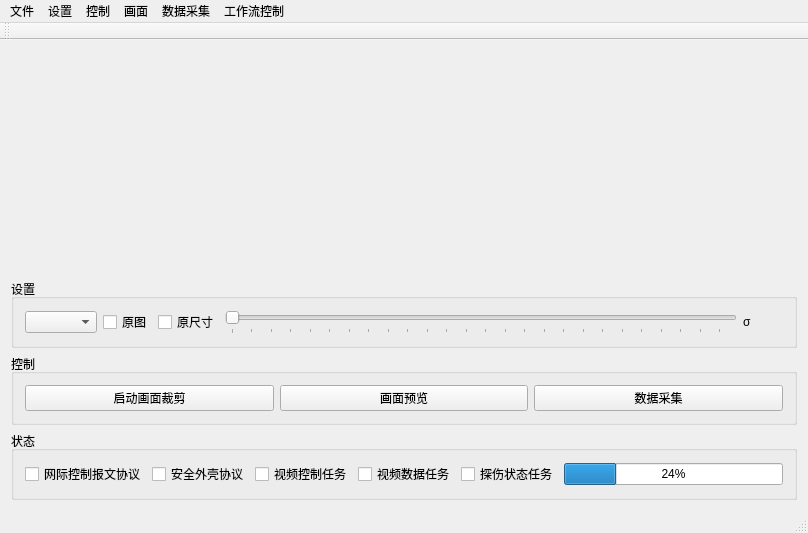
<?xml version="1.0" encoding="UTF-8"?>
<ui version="4.0">
 <class>MainWindow</class>
 <widget class="QMainWindow" name="MainWindow">
  <property name="geometry">
   <rect>
    <x>0</x>
    <y>0</y>
    <width>806</width>
    <height>495</height>
   </rect>
  </property>
  <property name="sizePolicy">
   <sizepolicy hsizetype="Expanding" vsizetype="Expanding">
    <horstretch>0</horstretch>
    <verstretch>0</verstretch>
   </sizepolicy>
  </property>
  <property name="windowTitle">
   <string>工业零件表面伤痕数据采集软件</string>
  </property>
  <widget class="QWidget" name="centralWidget">
   <property name="enabled">
    <bool>true</bool>
   </property>
   <property name="sizePolicy">
    <sizepolicy hsizetype="Expanding" vsizetype="Expanding">
     <horstretch>0</horstretch>
     <verstretch>0</verstretch>
    </sizepolicy>
   </property>
   <property name="focusPolicy">
    <enum>Qt::ClickFocus</enum>
   </property>
   <layout class="QVBoxLayout" name="verticalLayout">
    <item>
     <layout class="QGridLayout" name="gridLayout">
      <item row="0" column="0">
       <widget class="MouseLabel" name="label_img_ch0">
        <property name="minimumSize">
         <size>
          <width>192</width>
          <height>108</height>
         </size>
        </property>
        <property name="text">
         <string/>
        </property>
       </widget>
      </item>
      <item row="0" column="1">
       <widget class="MouseLabel" name="label_img_ch1">
        <property name="minimumSize">
         <size>
          <width>192</width>
          <height>108</height>
         </size>
        </property>
        <property name="text">
         <string/>
        </property>
       </widget>
      </item>
      <item row="0" column="2">
       <widget class="MouseLabel" name="label_img_ch2">
        <property name="minimumSize">
         <size>
          <width>192</width>
          <height>108</height>
         </size>
        </property>
        <property name="text">
         <string/>
        </property>
       </widget>
      </item>
      <item row="0" column="3">
       <widget class="MouseLabel" name="label_img_ch3">
        <property name="minimumSize">
         <size>
          <width>192</width>
          <height>108</height>
         </size>
        </property>
        <property name="text">
         <string/>
        </property>
       </widget>
      </item>
      <item row="1" column="0">
       <widget class="MouseLabel" name="label_img_ch4">
        <property name="minimumSize">
         <size>
          <width>192</width>
          <height>108</height>
         </size>
        </property>
        <property name="text">
         <string/>
        </property>
       </widget>
      </item>
      <item row="1" column="1">
       <widget class="MouseLabel" name="label_img_ch5">
        <property name="minimumSize">
         <size>
          <width>192</width>
          <height>108</height>
         </size>
        </property>
        <property name="text">
         <string/>
        </property>
       </widget>
      </item>
      <item row="1" column="2">
       <widget class="MouseLabel" name="label_img_ch6">
        <property name="minimumSize">
         <size>
          <width>192</width>
          <height>108</height>
         </size>
        </property>
        <property name="text">
         <string/>
        </property>
       </widget>
      </item>
      <item row="1" column="3">
       <widget class="MouseLabel" name="label_img_ch7">
        <property name="minimumSize">
         <size>
          <width>192</width>
          <height>108</height>
         </size>
        </property>
        <property name="text">
         <string/>
        </property>
       </widget>
      </item>
     </layout>
    </item>
    <item>
     <layout class="QHBoxLayout" name="horizontalLayout_2">
      <property name="sizeConstraint">
       <enum>QLayout::SetDefaultConstraint</enum>
      </property>
      <item>
       <widget class="QGroupBox" name="groupBox_setting">
        <property name="maximumSize">
         <size>
          <width>16777215</width>
          <height>100</height>
         </size>
        </property>
        <property name="title">
         <string>设置</string>
        </property>
        <layout class="QHBoxLayout" name="horizontalLayout_5">
         <item>
          <layout class="QHBoxLayout" name="horizontalLayout_3">
           <item>
            <widget class="QComboBox" name="comboBox_IpAddr"/>
           </item>
           <item>
            <widget class="QCheckBox" name="checkBox_ImgModeOrg">
             <property name="maximumSize">
              <size>
               <width>16777215</width>
               <height>35</height>
              </size>
             </property>
             <property name="text">
              <string>原图</string>
             </property>
            </widget>
           </item>
           <item>
            <widget class="QCheckBox" name="checkBox_ImgModeSizeOrg">
             <property name="maximumSize">
              <size>
               <width>16777215</width>
               <height>35</height>
              </size>
             </property>
             <property name="text">
              <string>原尺寸</string>
             </property>
            </widget>
           </item>
           <item>
            <widget class="QSlider" name="horizontalSlider_sigma">
             <property name="maximumSize">
              <size>
               <width>512</width>
               <height>35</height>
              </size>
             </property>
             <property name="maximum">
              <number>255</number>
             </property>
             <property name="orientation">
              <enum>Qt::Horizontal</enum>
             </property>
             <property name="tickPosition">
              <enum>QSlider::TicksBelow</enum>
             </property>
             <property name="tickInterval">
              <number>0</number>
             </property>
            </widget>
           </item>
           <item>
            <widget class="QLabel" name="label_sigma">
             <property name="maximumSize">
              <size>
               <width>16777215</width>
               <height>35</height>
              </size>
             </property>
             <property name="text">
              <string>σ</string>
             </property>
            </widget>
           </item>
          </layout>
         </item>
        </layout>
       </widget>
      </item>
     </layout>
    </item>
    <item>
     <layout class="QHBoxLayout" name="horizontalLayout">
      <property name="sizeConstraint">
       <enum>QLayout::SetDefaultConstraint</enum>
      </property>
      <item>
       <widget class="QGroupBox" name="groupBox_ctrls">
        <property name="maximumSize">
         <size>
          <width>16777215</width>
          <height>100</height>
         </size>
        </property>
        <property name="title">
         <string>控制</string>
        </property>
        <layout class="QHBoxLayout" name="horizontalLayout_4">
         <property name="sizeConstraint">
          <enum>QLayout::SetDefaultConstraint</enum>
         </property>
         <item>
          <layout class="QHBoxLayout" name="horizontalLayout_ctrls">
           <property name="sizeConstraint">
            <enum>QLayout::SetDefaultConstraint</enum>
           </property>
           <item>
            <widget class="QPushButton" name="pushButton_cutArea">
             <property name="text">
              <string>启动画面裁剪</string>
             </property>
             <property name="flat">
              <bool>false</bool>
             </property>
            </widget>
           </item>
           <item>
            <widget class="QPushButton" name="pushButton_preview">
             <property name="text">
              <string>画面预览</string>
             </property>
            </widget>
           </item>
           <item>
            <widget class="QPushButton" name="pushButton_ImgCollect">
             <property name="text">
              <string>数据采集</string>
             </property>
            </widget>
           </item>
          </layout>
         </item>
        </layout>
       </widget>
      </item>
     </layout>
    </item>
    <item>
     <layout class="QGridLayout" name="gridLayout_stat">
      <property name="sizeConstraint">
       <enum>QLayout::SetDefaultConstraint</enum>
      </property>
      <item row="0" column="0">
       <widget class="QGroupBox" name="groupBox_status">
        <property name="maximumSize">
         <size>
          <width>16777215</width>
          <height>100</height>
         </size>
        </property>
        <property name="title">
         <string>状态</string>
        </property>
        <layout class="QHBoxLayout" name="horizontalLayout_7">
         <item>
          <layout class="QHBoxLayout" name="horizontalLayout_6">
           <item>
            <widget class="QCheckBox" name="checkBox_ping">
             <property name="text">
              <string>网际控制报文协议</string>
             </property>
            </widget>
           </item>
           <item>
            <widget class="QCheckBox" name="checkBox_ssh">
             <property name="text">
              <string>安全外壳协议</string>
             </property>
            </widget>
           </item>
           <item>
            <widget class="QCheckBox" name="checkBox_fpga_ctrl_port">
             <property name="text">
              <string>视频控制任务</string>
             </property>
            </widget>
           </item>
           <item>
            <widget class="QCheckBox" name="checkBox_image_video_port">
             <property name="text">
              <string>视频数据任务</string>
             </property>
            </widget>
           </item>
           <item>
            <widget class="QCheckBox" name="checkBox_flow_ctrl">
             <property name="text">
              <string>探伤状态任务</string>
             </property>
            </widget>
           </item>
           <item>
            <widget class="QProgressBar" name="progressBar_flow_ctrl">
             <property name="value">
              <number>24</number>
             </property>
            </widget>
           </item>
          </layout>
         </item>
        </layout>
       </widget>
      </item>
     </layout>
    </item>
   </layout>
  </widget>
  <widget class="QMenuBar" name="menuBar">
   <property name="geometry">
    <rect>
     <x>0</x>
     <y>0</y>
     <width>806</width>
     <height>23</height>
    </rect>
   </property>
   <widget class="QMenu" name="menu">
    <property name="title">
     <string>文件</string>
    </property>
    <addaction name="actionload"/>
    <addaction name="actionclose"/>
   </widget>
   <widget class="QMenu" name="menu_2">
    <property name="title">
     <string>设置</string>
    </property>
    <addaction name="actionSetCutRect"/>
    <addaction name="actionEnable_ping_SSH"/>
   </widget>
   <widget class="QMenu" name="menu_ctrl">
    <property name="title">
     <string>控制</string>
    </property>
    <addaction name="action_stop_bg_srv"/>
    <addaction name="action_stop_bg_srv_force"/>
   </widget>
   <widget class="QMenu" name="menu_view">
    <property name="title">
     <string>画面</string>
    </property>
    <addaction name="actionShow_Cut_Area"/>
    <addaction name="action_Show_Binary_Img"/>
    <addaction name="action_Show_Classify_Thickly"/>
   </widget>
   <widget class="QMenu" name="menu_img_collect">
    <property name="title">
     <string>数据采集</string>
    </property>
    <addaction name="action_img_collect"/>
   </widget>
   <widget class="QMenu" name="menu_workflow_ctrl">
    <property name="title">
     <string>工作流控制</string>
    </property>
    <addaction name="action_workflow_local"/>
    <addaction name="action_workflow_remote"/>
   </widget>
   <addaction name="menu"/>
   <addaction name="menu_2"/>
   <addaction name="menu_ctrl"/>
   <addaction name="menu_view"/>
   <addaction name="menu_img_collect"/>
   <addaction name="menu_workflow_ctrl"/>
  </widget>
  <widget class="QToolBar" name="mainToolBar">
   <attribute name="toolBarArea">
    <enum>TopToolBarArea</enum>
   </attribute>
   <attribute name="toolBarBreak">
    <bool>false</bool>
   </attribute>
  </widget>
  <widget class="QStatusBar" name="statusBar"/>
  <action name="actionload">
   <property name="text">
    <string>加载</string>
   </property>
  </action>
  <action name="actionclose">
   <property name="text">
    <string>关闭</string>
   </property>
  </action>
  <action name="actionSetCutRect">
   <property name="text">
    <string>裁剪区域</string>
   </property>
  </action>
  <action name="action_stop_bg_srv">
   <property name="text">
    <string>停止后台任务</string>
   </property>
  </action>
  <action name="actionEnable_ping_SSH">
   <property name="text">
    <string>启用网际控制报文&amp;安全外壳协议</string>
   </property>
  </action>
  <action name="action">
   <property name="text">
    <string>显示剪切区域</string>
   </property>
  </action>
  <action name="actionShow_Cut_Area">
   <property name="checkable">
    <bool>true</bool>
   </property>
   <property name="checked">
    <bool>true</bool>
   </property>
   <property name="text">
    <string>显示剪切区域</string>
   </property>
  </action>
  <action name="action_stop_bg_srv_force">
   <property name="text">
    <string>强制停止后台任务</string>
   </property>
  </action>
  <action name="action_Show_Binary_Img">
   <property name="checkable">
    <bool>true</bool>
   </property>
   <property name="text">
    <string>图像二值化</string>
   </property>
  </action>
  <action name="action_img_collect">
   <property name="checkable">
    <bool>true</bool>
   </property>
   <property name="text">
    <string>采集</string>
   </property>
  </action>
  <action name="action_Show_Classify_Thickly">
   <property name="checkable">
    <bool>true</bool>
   </property>
   <property name="text">
    <string>粗分类计算</string>
   </property>
  </action>
  <action name="action_workflow_local">
   <property name="text">
    <string>本地控制</string>
   </property>
  </action>
  <action name="action_workflow_remote">
   <property name="text">
    <string>远程控制</string>
   </property>
  </action>
 </widget>
 <layoutdefault spacing="6" margin="11"/>
 <customwidgets>
  <customwidget>
   <class>MouseLabel</class>
   <extends>QLabel</extends>
   <header location="global">mouselabel.h</header>
  </customwidget>
 </customwidgets>
 <resources/>
 <connections/>
</ui>
